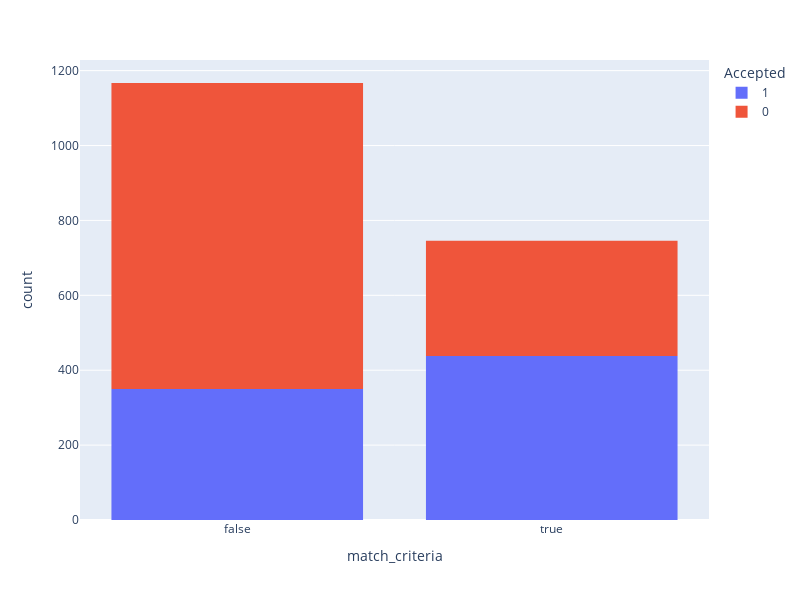

This figure's notebook cell:
### Markdown cell above
6. Compare the acceptance rates between those drivers who:

- go to bars more than once a month, had passengers that were not a kid, and were not widowed *OR*
- go to bars more than once a month and are under the age of 30 *OR*
- go to budget_friendly restaurants more than 4 times a month and income is less than 50K.

### Code cell
(bar_data.Bar.unique(), bar_data.passanger.unique(), bar_data.age.unique(), bar_data.income.unique(), bar_data.RestaurantLessThan20.unique(), bar_data.maritalStatus.unique())
condition1 = '(Bar not in ["never", "less1"]) & (passanger != "Kid(s)") & (maritalStatus != "Widowed")'
condition2 = '(Bar not in ["never", "less1"]) & (age in ["below21", "21", "26"])'
condition3 = '(RestaurantLessThan20 in ["4~8", "gt8"]) & (income in ["Less than $12500", "$12500 - $24999", "$25000 - $37499", "$37500 - $49999"])'
bar_data['match_criteria'] = bar_data.eval(f'({condition1}) or ({condition2}) or ({condition3})')
bar_coupon_accepted_by_match_criteria = bar_data.groupby('match_criteria')['Accepted'].mean()
print(f'Acceptance rate for people who \n\t(go to bars more than once a month, had passengers that were not a kid, and were not widowed) OR \n\t(go to bars more than once a month and are under the age of 30) OR \n\t(go to budget_friendly restaurants more than 4 times a month and income is less than 50K.)\n:{bar_coupon_accepted_by_match_criteria[True] * 100:.2f}%')   
print(f'Acceptance rate for people who do not match the above criteria: {bar_coupon_accepted_by_match_criteria[False] * 100:.2f}%')

fig = px.histogram(data_frame=bar_data, x='match_criteria', color='Accepted')
fig.update_layout(width=800, height=600)  # Set the desired width and height in 
fig.show()

### Figure 1 — Plotly figure (JSON) as saved in the notebook; plotly's stock layout.template omitted (floating-point values rounded to 4 significant figures; data arrays with more than 128 entries replaced by an {"elided": "..."} marker saying what was removed)
{"data": [{"alignmentgroup": "True", "bingroup": "x", "hovertemplate": "Accepted=1<br>match_criteria=%{x}<br>count=%{y}<extra></extra>", "legendgroup": "1", "marker": {"color": "#636efa", "pattern": {"shape": ""}}, "name": "1", "offsetgroup": "1", "orientation": "v", "showlegend": true, "type": "histogram", "x": {"elided": "788 bool values"}, "xaxis": "x", "yaxis": "y"}, {"alignmentgroup": "True", "bingroup": "x", "hovertemplate": "Accepted=0<br>match_criteria=%{x}<br>count=%{y}<extra></extra>", "legendgroup": "0", "marker": {"color": "#EF553B", "pattern": {"shape": ""}}, "name": "0", "offsetgroup": "0", "orientation": "v", "showlegend": true, "type": "histogram", "x": {"elided": "1125 bool values"}, "xaxis": "x", "yaxis": "y"}], "layout": {"barmode": "relative", "height": 600, "legend": {"title": {"text": "Accepted"}, "tracegroupgap": 0}, "margin": {"t": 60}, "width": 800, "xaxis": {"anchor": "y", "domain": [0, 1], "title": {"text": "match_criteria"}}, "yaxis": {"anchor": "x", "domain": [0, 1], "title": {"text": "count"}}}}
